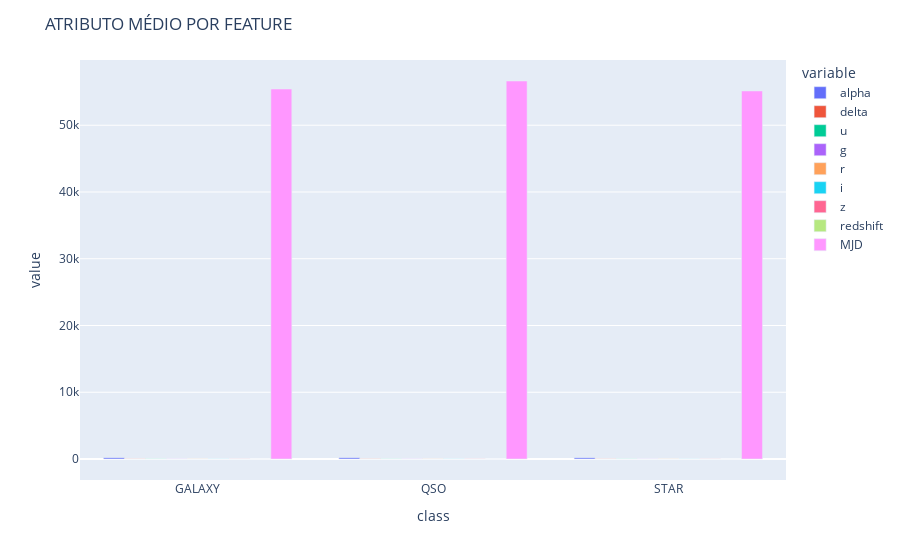

Source (notebook cell):
### Code cell
features_plot = df.groupby('class').mean()

fig = px.bar(features_plot, x=features_plot.index, y=['alpha', 'delta', 'u', 'g', 'r', 'i', 'z', 'redshift', 'MJD'], barmode='group')
fig.update_layout(
    title = 'ATRIBUTO MÉDIO POR FEATURE'
)
fig.show()

### Figure 1 — Plotly figure (JSON) as saved in the notebook; plotly's stock layout.template omitted (floating-point values rounded to 4 significant figures)
{"data": [{"alignmentgroup": "True", "hovertemplate": "variable=alpha<br>class=%{x}<br>value=%{y}<extra></extra>", "legendgroup": "alpha", "marker": {"color": "#636efa", "pattern": {"shape": ""}}, "name": "alpha", "offsetgroup": "alpha", "orientation": "v", "showlegend": true, "textposition": "auto", "type": "bar", "x": ["GALAXY", "QSO", "STAR"], "xaxis": "x", "y": [178.0, 180.5, 174.2], "yaxis": "y"}, {"alignmentgroup": "True", "hovertemplate": "variable=delta<br>class=%{x}<br>value=%{y}<extra></extra>", "legendgroup": "delta", "marker": {"color": "#EF553B", "pattern": {"shape": ""}}, "name": "delta", "offsetgroup": "delta", "orientation": "v", "showlegend": true, "textposition": "auto", "type": "bar", "x": ["GALAXY", "QSO", "STAR"], "xaxis": "x", "y": [23.51, 26.81, 23.5], "yaxis": "y"}, {"alignmentgroup": "True", "hovertemplate": "variable=u<br>class=%{x}<br>value=%{y}<extra></extra>", "legendgroup": "u", "marker": {"color": "#00cc96", "pattern": {"shape": ""}}, "name": "u", "offsetgroup": "u", "orientation": "v", "showlegend": true, "textposition": "auto", "type": "bar", "x": ["GALAXY", "QSO", "STAR"], "xaxis": "x", "y": [22.59, 21.55, 20.69], "yaxis": "y"}, {"alignmentgroup": "True", "hovertemplate": "variable=g<br>class=%{x}<br>value=%{y}<extra></extra>", "legendgroup": "g", "marker": {"color": "#ab63fa", "pattern": {"shape": ""}}, "name": "g", "offsetgroup": "g", "orientation": "v", "showlegend": true, "textposition": "auto", "type": "bar", "x": ["GALAXY", "QSO", "STAR"], "xaxis": "x", "y": [20.91, 20.93, 19.15], "yaxis": "y"}, {"alignmentgroup": "True", "hovertemplate": "variable=r<br>class=%{x}<br>value=%{y}<extra></extra>", "legendgroup": "r", "marker": {"color": "#FFA15A", "pattern": {"shape": ""}}, "name": "r", "offsetgroup": "r", "orientation": "v", "showlegend": true, "textposition": "auto", "type": "bar", "x": ["GALAXY", "QSO", "STAR"], "xaxis": "x", "y": [19.59, 20.62, 18.95], "yaxis": "y"}, {"alignmentgroup": "True", "hovertemplate": "variable=i<br>class=%{x}<br>value=%{y}<extra></extra>", "legendgroup": "i", "marker": {"color": "#19d3f3", "pattern": {"shape": ""}}, "name": "i", "offsetgroup": "i", "orientation": "v", "showlegend": true, "textposition": "auto", "type": "bar", "x": ["GALAXY", "QSO", "STAR"], "xaxis": "x", "y": [18.85, 20.43, 18.54], "yaxis": "y"}, {"alignmentgroup": "True", "hovertemplate": "variable=z<br>class=%{x}<br>value=%{y}<extra></extra>", "legendgroup": "z", "marker": {"color": "#FF6692", "pattern": {"shape": ""}}, "name": "z", "offsetgroup": "z", "orientation": "v", "showlegend": true, "textposition": "auto", "type": "bar", "x": ["GALAXY", "QSO", "STAR"], "xaxis": "x", "y": [18.45, 20.27, 17.87], "yaxis": "y"}, {"alignmentgroup": "True", "hovertemplate": "variable=redshift<br>class=%{x}<br>value=%{y}<extra></extra>", "legendgroup": "redshift", "marker": {"color": "#B6E880", "pattern": {"shape": ""}}, "name": "redshift", "offsetgroup": "redshift", "orientation": "v", "showlegend": true, "textposition": "auto", "type": "bar", "x": ["GALAXY", "QSO", "STAR"], "xaxis": "x", "y": [0.4216, 1.72, -0.0001149], "yaxis": "y"}, {"alignmentgroup": "True", "hovertemplate": "variable=MJD<br>class=%{x}<br>value=%{y}<extra></extra>", "legendgroup": "MJD", "marker": {"color": "#FF97FF", "pattern": {"shape": ""}}, "name": "MJD", "offsetgroup": "MJD", "orientation": "v", "showlegend": true, "textposition": "auto", "type": "bar", "x": ["GALAXY", "QSO", "STAR"], "xaxis": "x", "y": [55420.0, 56630.0, 55130.0], "yaxis": "y"}], "layout": {"barmode": "group", "legend": {"title": {"text": "variable"}, "tracegroupgap": 0}, "margin": {"t": 60}, "title": {"text": "ATRIBUTO MÉDIO POR FEATURE"}, "xaxis": {"anchor": "y", "domain": [0, 1], "title": {"text": "class"}}, "yaxis": {"anchor": "x", "domain": [0, 1], "title": {"text": "value"}}}}
